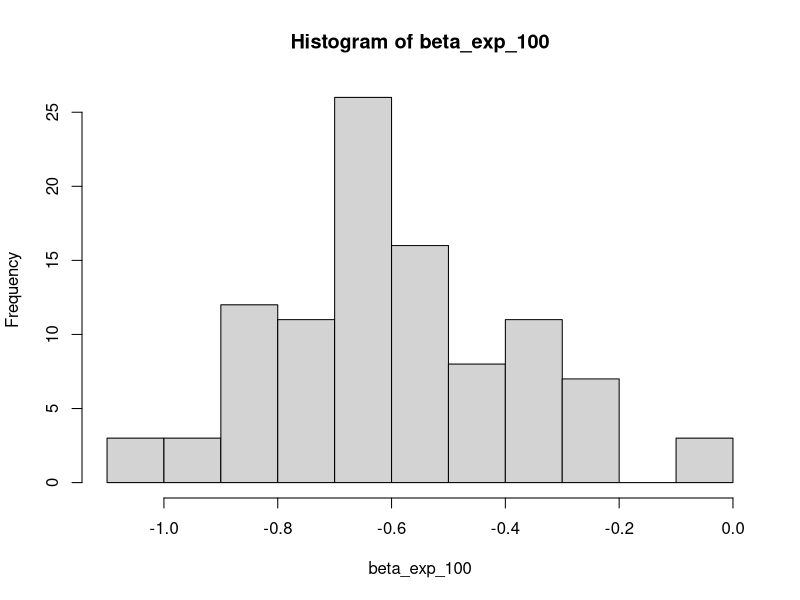

Source code (R): (Note: this script raises an error after producing the figure.)
## ---- chunk 1
knitr::opts_chunk$set(echo = TRUE)
library(tidyverse)
library(survival)
## ---- chunk 2

# baseline hazard: Weibull

# N = sample size    
# lambda = scale parameter in h0()
# rho = shape parameter in h0()
# beta = fixed effect parameter

simu_data <- function(N, lambda, rho, beta, baseline = "Exponential")
{
  # covariate --> N Bernoulli trials
  x <- sample(x=c(0, 1), size=N, replace=TRUE, prob=c(0.5, 0.5))
  v <- runif(n=N)
  if (baseline == "Exponential") {
    Tlat <- log(v)/(-exp(x * beta) * lambda)}
  else{
    # Weibull latent event times
    Tlat <- (- log(v) / (lambda * exp(x * beta)))^(1 / rho)
  }

  # data set
  data.frame(id=1:N,
             time=Tlat,
             x=x,
             baseline = baseline, stringsAsFactors = FALSE, row.names = NULL)
}
## ---- chunk 3
# #Simulation 
# set.seed(1234)
# sim_num = 100 #Number of simulations
# betaHat <- rep(NA, sim_num) #Initial mean beta for each simulation
# baseline = "Weibull" #The model for generated data
# fitmodel = "Weibull" #The model to fit data
# for(k in 1:sim_num)
# {
#   dat <- simu_data(N=100, lambda=0.01, rho=1, beta=-0.6, baseline = baseline)
#   if(fitmodel == "Exponential"){
#     fit <- survreg(Surv(time) ~ x, data = dat, dist = "exponential")
#     betaHat[k] <- -fit$coefficients[-1]
#   } else if(fitmodel == "Cox"){
#     fit <- coxph(Surv(time) ~ x, data=dat)
#     betaHat[k] <- fit$coef[-1]
#   }else{
#     fit <- survreg(Surv(time) ~ x, data = dat, dist = "weibull")
#     betaHat[k] <- -fit$coefficients[-1] / fit$scale
#   }
# }
# betaHat #The returned list of mean beta for each simulation
## ---- chunk 4
set.seed(1234)
sim = function(fitmodel,baseline,sim_num){
  num = sim_num
  betaHat = rep(NA, num) 
  for(k in 1:sim_num)
{
  dat <- simu_data(N=100, lambda=0.01, rho=1, beta=-0.6, baseline = baseline)
  if(fitmodel == "Exponential"){
    fit <- survreg(Surv(time) ~ x, data = dat, dist = "exponential")
    betaHat[k] <- -fit$coefficients[-1]
  } else if(fitmodel == "Cox"){
    fit <- coxph(Surv(time) ~ x, data=dat)
    betaHat[k] <- fit$coef[-1]
  }else{
    fit <- survreg(Surv(time) ~ x, data = dat, dist = "weibull")
    betaHat[k] <- -fit$coefficients[-1] / fit$scale
  }
  }
   betaHat
  }
## ---- chunk 5

library(tidyverse)
library(gmodels)
#Exponential
beta_exp_100 = sim("Weibull","Weibull",100)
hist(beta_exp_100)
mean(beta_exp_100)
ci(beta_exp_100,confidence = 0.95)
## ---- chunk 6
model_list = list("Exponential","Cox","Weibull")
beta_hat = vector("list", length = 3)
for(i in 1:3){
  beta_hat[[i]]= sim(model_list[[i]],100)
}
